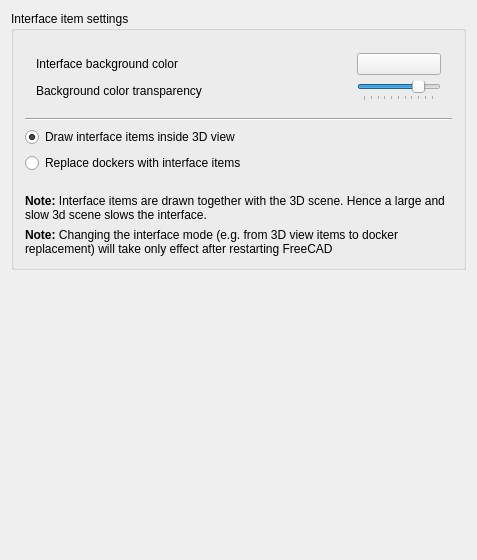
<?xml version="1.0" encoding="UTF-8"?>
<ui version="4.0">
 <class>Gui::Dialog::DlgSettingsInterface</class>
 <widget class="QWidget" name="Gui::Dialog::DlgSettingsInterface">
  <property name="geometry">
   <rect>
    <x>0</x>
    <y>0</y>
    <width>477</width>
    <height>560</height>
   </rect>
  </property>
  <property name="windowTitle">
   <string>Interface</string>
  </property>
  <layout class="QVBoxLayout" name="verticalLayout_2">
   <item>
    <widget class="QGroupBox" name="GroupBox12">
     <property name="title">
      <string>Interface item settings</string>
     </property>
     <layout class="QVBoxLayout" name="verticalLayout">
      <item>
       <layout class="QGridLayout" name="backlightLayout">
        <property name="margin">
         <number>11</number>
        </property>
        <property name="spacing">
         <number>6</number>
        </property>
        <item row="1" column="1">
         <widget class="Gui::PrefSlider" name="backgroundAlpha">
          <property name="enabled">
           <bool>true</bool>
          </property>
          <property name="sizePolicy">
           <sizepolicy hsizetype="Fixed" vsizetype="Fixed">
            <horstretch>0</horstretch>
            <verstretch>0</verstretch>
           </sizepolicy>
          </property>
          <property name="maximum">
           <number>255</number>
          </property>
          <property name="singleStep">
           <number>10</number>
          </property>
          <property name="pageStep">
           <number>50</number>
          </property>
          <property name="value">
           <number>200</number>
          </property>
          <property name="orientation">
           <enum>Qt::Horizontal</enum>
          </property>
          <property name="tickPosition">
           <enum>QSlider::TicksBelow</enum>
          </property>
          <property name="tickInterval">
           <number>25</number>
          </property>
          <property name="prefEntry" stdset="0">
           <cstring>BackgroundAlpha</cstring>
          </property>
          <property name="prefPath" stdset="0">
           <cstring>Interface</cstring>
          </property>
         </widget>
        </item>
        <item row="0" column="1">
         <widget class="Gui::PrefColorButton" name="backgroundColor">
          <property name="enabled">
           <bool>true</bool>
          </property>
          <property name="color">
           <color>
            <red>255</red>
            <green>255</green>
            <blue>255</blue>
           </color>
          </property>
          <property name="prefEntry" stdset="0">
           <cstring>BackgroundColor</cstring>
          </property>
          <property name="prefPath" stdset="0">
           <cstring>Interface</cstring>
          </property>
         </widget>
        </item>
        <item row="1" column="0">
         <widget class="QLabel" name="backlightLabel">
          <property name="text">
           <string>Background color transparency</string>
          </property>
         </widget>
        </item>
        <item row="0" column="0">
         <widget class="QLabel" name="label_2">
          <property name="text">
           <string>Interface background color</string>
          </property>
         </widget>
        </item>
       </layout>
      </item>
      <item>
       <widget class="Line" name="line1">
        <property name="frameShape">
         <enum>QFrame::HLine</enum>
        </property>
        <property name="frameShadow">
         <enum>QFrame::Sunken</enum>
        </property>
        <property name="orientation">
         <enum>Qt::Horizontal</enum>
        </property>
       </widget>
      </item>
      <item>
       <widget class="Gui::PrefRadioButton" name="item3DView">
        <property name="text">
         <string>Draw interface items inside 3D view</string>
        </property>
        <property name="checked">
         <bool>true</bool>
        </property>
        <property name="prefEntry" stdset="0">
         <cstring>3DItems</cstring>
        </property>
        <property name="prefPath" stdset="0">
         <cstring>Interface</cstring>
        </property>
       </widget>
      </item>
      <item>
       <widget class="Gui::PrefRadioButton" name="replaceDockers">
        <property name="text">
         <string>Replace dockers with interface items</string>
        </property>
        <property name="prefEntry" stdset="0">
         <cstring>ReplaceDockers</cstring>
        </property>
        <property name="prefPath" stdset="0">
         <cstring>Interface</cstring>
        </property>
       </widget>
      </item>
      <item>
       <spacer name="verticalSpacer">
        <property name="orientation">
         <enum>Qt::Vertical</enum>
        </property>
        <property name="sizeType">
         <enum>QSizePolicy::Fixed</enum>
        </property>
        <property name="sizeHint" stdset="0">
         <size>
          <width>20</width>
          <height>15</height>
         </size>
        </property>
       </spacer>
      </item>
      <item>
       <widget class="QLabel" name="label_3">
        <property name="sizePolicy">
         <sizepolicy hsizetype="Preferred" vsizetype="Preferred">
          <horstretch>0</horstretch>
          <verstretch>0</verstretch>
         </sizepolicy>
        </property>
        <property name="text">
         <string>&lt;html&gt;&lt;head/&gt;&lt;body&gt;&lt;p&gt;&lt;span style=&quot; font-weight:600;&quot;&gt;Note:&lt;/span&gt; Interface items are drawn together with the 3D scene. Hence a large and slow 3d scene slows the interface.&lt;/p&gt;&lt;/body&gt;&lt;/html&gt;</string>
        </property>
        <property name="scaledContents">
         <bool>false</bool>
        </property>
        <property name="alignment">
         <set>Qt::AlignLeading|Qt::AlignLeft|Qt::AlignTop</set>
        </property>
        <property name="wordWrap">
         <bool>true</bool>
        </property>
       </widget>
      </item>
      <item>
       <widget class="QLabel" name="label_5">
        <property name="sizePolicy">
         <sizepolicy hsizetype="Preferred" vsizetype="Preferred">
          <horstretch>0</horstretch>
          <verstretch>0</verstretch>
         </sizepolicy>
        </property>
        <property name="text">
         <string>&lt;html&gt;&lt;head/&gt;&lt;body&gt;&lt;p&gt;&lt;span style=&quot; font-weight:600;&quot;&gt;Note:&lt;/span&gt; Changing the interface mode (e.g. from 3D view items to docker replacement) will take only effect after restarting FreeCAD&lt;/p&gt;&lt;/body&gt;&lt;/html&gt;</string>
        </property>
        <property name="alignment">
         <set>Qt::AlignLeading|Qt::AlignLeft|Qt::AlignTop</set>
        </property>
        <property name="wordWrap">
         <bool>true</bool>
        </property>
       </widget>
      </item>
     </layout>
    </widget>
   </item>
   <item>
    <spacer>
     <property name="orientation">
      <enum>Qt::Vertical</enum>
     </property>
     <property name="sizeHint" stdset="0">
      <size>
       <width>455</width>
       <height>16</height>
      </size>
     </property>
    </spacer>
   </item>
  </layout>
 </widget>
 <layoutdefault spacing="6" margin="11"/>
 <customwidgets>
  <customwidget>
   <class>Gui::ColorButton</class>
   <extends>QPushButton</extends>
   <header>Gui/Widgets.h</header>
  </customwidget>
  <customwidget>
   <class>Gui::PrefColorButton</class>
   <extends>Gui::ColorButton</extends>
   <header>Gui/PrefWidgets.h</header>
  </customwidget>
  <customwidget>
   <class>Gui::PrefSlider</class>
   <extends>QSlider</extends>
   <header>Gui/PrefWidgets.h</header>
  </customwidget>
  <customwidget>
   <class>Gui::PrefRadioButton</class>
   <extends>QRadioButton</extends>
   <header>Gui/PrefWidgets.h</header>
  </customwidget>
 </customwidgets>
 <tabstops>
  <tabstop>backgroundColor</tabstop>
  <tabstop>backgroundAlpha</tabstop>
 </tabstops>
 <resources/>
 <connections/>
</ui>
